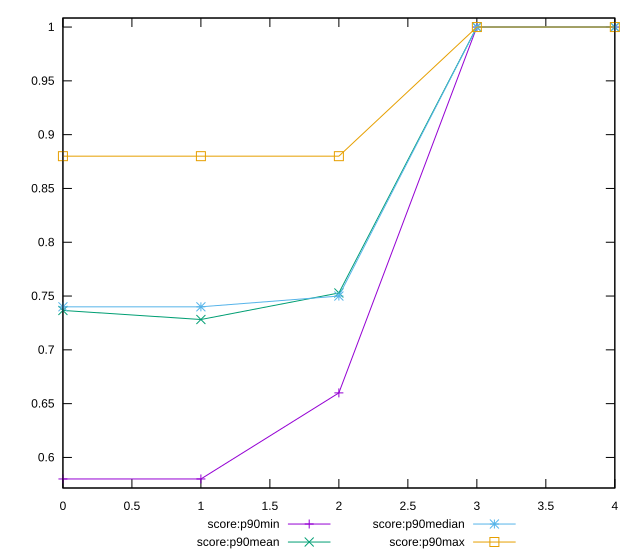

The script that saved this image:
reset

$scoreP90Min <<EOF
0 0.58
1 0.58
2 0.66
3 1
4 1
EOF

$scoreP90Mean <<EOF
0 0.7365957446808509
1 0.7281914893617019
2 0.7528723404255325
3 1
4 1
EOF

$scoreP90Median <<EOF
0 0.74
1 0.74
2 0.75
3 1
4 1
EOF

$scoreP90Max <<EOF
0 0.88
1 0.88
2 0.88
3 1
4 1
EOF

set key outside below
set xrange [0:4]
set yrange [0.5716:1.0084]
set trange [0.5716:1.0084]
set terminal svg size 640, 560 enhanced background rgb 'white'
set output "report_00015_2021-02-09T16-11-33.973Z/uses-webp-images/progression/score.svg"

plot $scoreP90Min title "score:p90min" with linespoints, \
     $scoreP90Mean title "score:p90mean" with linespoints, \
     $scoreP90Median title "score:p90median" with linespoints, \
     $scoreP90Max title "score:p90max" with linespoints

reset
